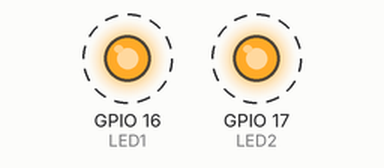
This sketch was run on a simulated ESP32. On the bench: output pins drawn as LEDs (lit = HIGH). Dashed ring = blinking.

Above: at 0.05 s.
Timing chart, 0 to 3.0 s (numbered marks = the images above):
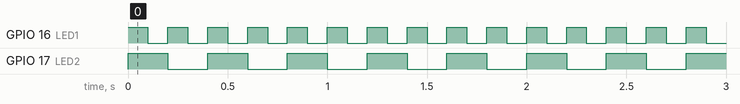

The sketch:

Blink.ino
```cpp
TaskHandle_t xTask1 = NULL;
TaskHandle_t xTask2 = NULL;

#define LED1 GPIO_NUM_16
#define LED2 GPIO_NUM_17

void setup() {
  Serial.begin(115200);
  pinMode(LED1, OUTPUT);
  pinMode(LED2, OUTPUT);

  xTaskCreate(
    myTask1,              /* Task function */
    "Task 1 for LED D16", /* Task name */
    1024,                 /* Stack size (in words) */
    NULL,                 /* Task parameter */
    1,                    /* Task priority (1-15) */
    &xTask1);             /* Task handle */

  xTaskCreate(myTask2, "Task 2 for LED D17", 1024, NULL, 1, &xTask2);
}

// Task1: Blinks LED1 every 100ms
void myTask1(void* pvParameters) {
  // Infinite loop to keep the task running continuously
  for (;;) {
    gpio_set_level(LED1, 1);  //Turn ON the LED
    vTaskDelay(100 / portTICK_PERIOD_MS);
    gpio_set_level(LED1, 0);  //Turn OFF the LED
    vTaskDelay(100 / portTICK_PERIOD_MS);
  }
}

// Task2: Blinks LED2 every 200ms
void myTask2(void* pvParameters) {
  for (;;) {
    gpio_set_level(LED2, 1);
    vTaskDelay(200 / portTICK_PERIOD_MS);
    gpio_set_level(LED2, 0);
    vTaskDelay(200 / portTICK_PERIOD_MS);
  }
}

void loop() {
  // No code needed here; FreeRTOS handles task execution independently.
}
```

Measured:
- by itself, GPIO 16 (LED1): alternates HIGH for 0.10 s and LOW for 0.10 s
- by itself, GPIO 17 (LED2): alternates HIGH for 0.20 s and LOW for 0.20 s
